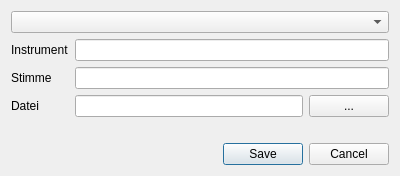
<?xml version="1.0" encoding="UTF-8"?>
<ui version="4.0">
 <class>FilesDialog</class>
 <widget class="QDialog" name="FilesDialog">
  <property name="geometry">
   <rect>
    <x>0</x>
    <y>0</y>
    <width>400</width>
    <height>176</height>
   </rect>
  </property>
  <property name="windowTitle">
   <string>Dialog</string>
  </property>
  <layout class="QVBoxLayout" name="verticalLayout">
   <item>
    <widget class="QComboBox" name="comboBox"/>
   </item>
   <item>
    <layout class="QFormLayout" name="formLayout">
     <item row="0" column="0">
      <widget class="QLabel" name="label">
       <property name="text">
        <string>Instrument</string>
       </property>
      </widget>
     </item>
     <item row="1" column="0">
      <widget class="QLabel" name="label_2">
       <property name="text">
        <string>Stimme</string>
       </property>
      </widget>
     </item>
     <item row="2" column="0">
      <widget class="QLabel" name="label_3">
       <property name="text">
        <string>Datei</string>
       </property>
      </widget>
     </item>
     <item row="0" column="1">
      <widget class="QLineEdit" name="textInstrument"/>
     </item>
     <item row="1" column="1">
      <widget class="QLineEdit" name="textPart"/>
     </item>
     <item row="2" column="1">
      <layout class="QHBoxLayout" name="horizontalLayout">
       <property name="leftMargin">
        <number>0</number>
       </property>
       <property name="topMargin">
        <number>0</number>
       </property>
       <property name="rightMargin">
        <number>0</number>
       </property>
       <property name="bottomMargin">
        <number>0</number>
       </property>
       <item>
        <widget class="QLineEdit" name="textFile"/>
       </item>
       <item>
        <widget class="QPushButton" name="buttonSelect">
         <property name="minimumSize">
          <size>
           <width>0</width>
           <height>0</height>
          </size>
         </property>
         <property name="text">
          <string>...</string>
         </property>
        </widget>
       </item>
      </layout>
     </item>
    </layout>
   </item>
   <item>
    <widget class="QDialogButtonBox" name="buttonBox">
     <property name="orientation">
      <enum>Qt::Horizontal</enum>
     </property>
     <property name="standardButtons">
      <set>QDialogButtonBox::Cancel|QDialogButtonBox::Save</set>
     </property>
    </widget>
   </item>
  </layout>
 </widget>
 <resources/>
 <connections>
  <connection>
   <sender>buttonBox</sender>
   <signal>accepted()</signal>
   <receiver>FilesDialog</receiver>
   <slot>accept()</slot>
   <hints>
    <hint type="sourcelabel">
     <x>248</x>
     <y>254</y>
    </hint>
    <hint type="destinationlabel">
     <x>157</x>
     <y>274</y>
    </hint>
   </hints>
  </connection>
  <connection>
   <sender>buttonBox</sender>
   <signal>rejected()</signal>
   <receiver>FilesDialog</receiver>
   <slot>reject()</slot>
   <hints>
    <hint type="sourcelabel">
     <x>316</x>
     <y>260</y>
    </hint>
    <hint type="destinationlabel">
     <x>286</x>
     <y>274</y>
    </hint>
   </hints>
  </connection>
 </connections>
</ui>
